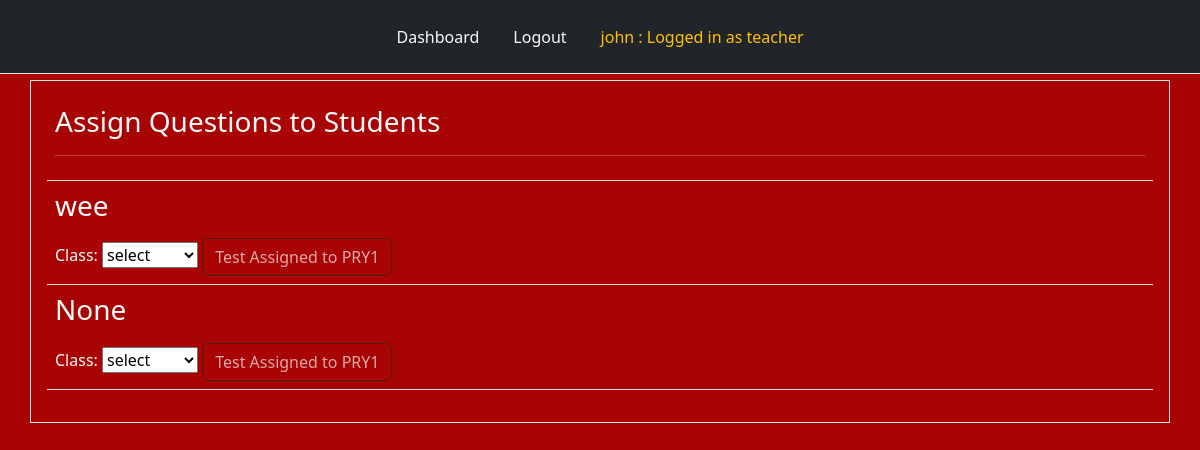
The page /assign_test (signed in) on the database its author committed.
### tables this page shows
CREATE TABLE users (
  id INTEGER PRIMARY KEY,
  name TEXT NOT NULL,
  fullname TEXT NOT NULL,
  password TEXT NOT NULL,
  role TEXT NOT NULL
);

CREATE TABLE "tests" (
  id INTEGER PRIMARY KEY,
  title TEXT NOT NULL,
  teacher_name TEXT NOT NULL,
  assigned_test INTEGER,
  assigned_klass TEXT NOT NULL,
  test_id INTEGER
);

### app.py (the view, shortened to what this page needs)
@app.route("/assign_test", methods=["POST", "GET"])
def assign_test():
    user = get_current_user()
    db = connect_to_DB()
    teacher_name = user[1]
    query = db.execute("SELECT * FROM tests WHERE teacher_name = ?", [teacher_name])
    tests = query.fetchall()
    return render_template("assign_test.html", user=user, tests=tests)

### app.py (called while the page is built)
@app.teardown_appcontext
def close_database(error):
    if hasattr(g, "app_database_db"):
        g.app_database_db.close()

def get_current_user():
    user_result = None
    if 'user' in session:
        user = session['user']
        db = getDatabase()
        student_cursor = db.execute("SELECT * FROM students WHERE name = ?", [user])
        student_result = student_cursor.fetchone()
        if student_result:
            user_result = student_result
        else:
            user_cursor = db.execute("SELECT * FROM users WHERE name = ?", [user])
            user_result = user_cursor.fetchone()
    return user_result

### database.py (called while the page is built)
def connect_to_DB():
    current_dir = os.path.dirname(os.path.abspath(__file__))
    db_file = os.path.join(current_dir, "app_database.db")
    sql = sqlite3.connect(db_file)
    sql.row_factory = sqlite3.Row
    return sql

def getDatabase():
    if not hasattr(g, "app_database_db"):
        g.app_database_db = connect_to_DB()
    return g.app_database_db

### templates/assign_test.html (shortened to what this page needs)
{% from "nav.html" import links %}
<!doctype html>
<html lang="en">
  <head>
    <link href="https://cdn.jsdelivr.net/npm/bootstrap@5.2.3/dist/css/bootstrap.min.css" rel="stylesheet">
    <link rel="stylesheet" type="text/css" href="{{ url_for('static', filename = 'style.css') }}"
  </head>
  <body>
    <div class="header mb-2">
        {{ links(user) }}
    </div>
    <div class="question container border text-light p-3">
      <table class="table table-hover text-light">
        <thead>
            <tr>
                <th scope="col">
                    <h3>Assign Questions to Students</h3>
                    <hr />
                </th>
            </tr>
        </thead>
        <tbody>
            {% for test in tests %}
            <tr class="text-light">
                <td>
                    <div class="d-grid gap-2">
                        <h3>{{ test.title }}</h3>
                        <form method="POST" action="{{ url_for('assign_test') }}">
                            <label for="klass">Class:</label>
                            <select name="klass" id="klass" class="custom-select">
                                <option value="select">select</option>
                            </select>
                            <button class="btn btn-outline-dark" type="submit" {% if test.assigned_test %}disabled{% endif %} style="color: white">
                                {% if test.assigned_test %}
                                Test Assigned to {{ test.assigned_klass }}
                                {% else %}
                                Assign
                                {% endif %}
                            </button>
                        </form>
                    </div>
                </td>
            </tr>
            {% endfor %}
        </tbody>
    </table>
    </div>
  </body>
</html>

### templates/nav.html (shortened to what this page needs)
{% macro links(user) %}
<ul class="nav nav-tabs p-3 bg-dark justify-content-center position-fixed" style="top: 0; width: 100%; z-index: 9999;">
    {% if user %}
    <li class="nav-item">
        <a class="nav-link text-light" href="{{ url_for('dashboard') }}">Dashboard</a>
    </li>
    <li class="nav-item">
        <a class="nav-link text-light" href="{{ url_for('logout') }}">Logout</a>
    </li>
    {% endif %}
    {% if user %}
        <li class="nav-item">
            <a class="nav-link text-warning" href="{{ url_for('dashboard') }}">
                {{ user['name'] }} : Logged in as
                {% if user['klass'] in ["KG1", "KG2", "NUR1", "NUR2", "PRY1", "PRY2", "PRY3", "PRY4", "PRY5", "PRY6"] %}
                    student
                {% else %}
                    {{ user['role'] }}
                {% endif %}
            </a>
        </li>
    {% endif %}
</ul>
{% endmacro %}

### static/style.css (style rules this page uses)
body { background-color: rgb(168, 4, 4); margin-top: 80px; }

### rows shown on the page
users: name "john", role "teacher"
tests: title "wee", assigned_klass "PRY1"
tests: title "None", assigned_klass "PRY1"
